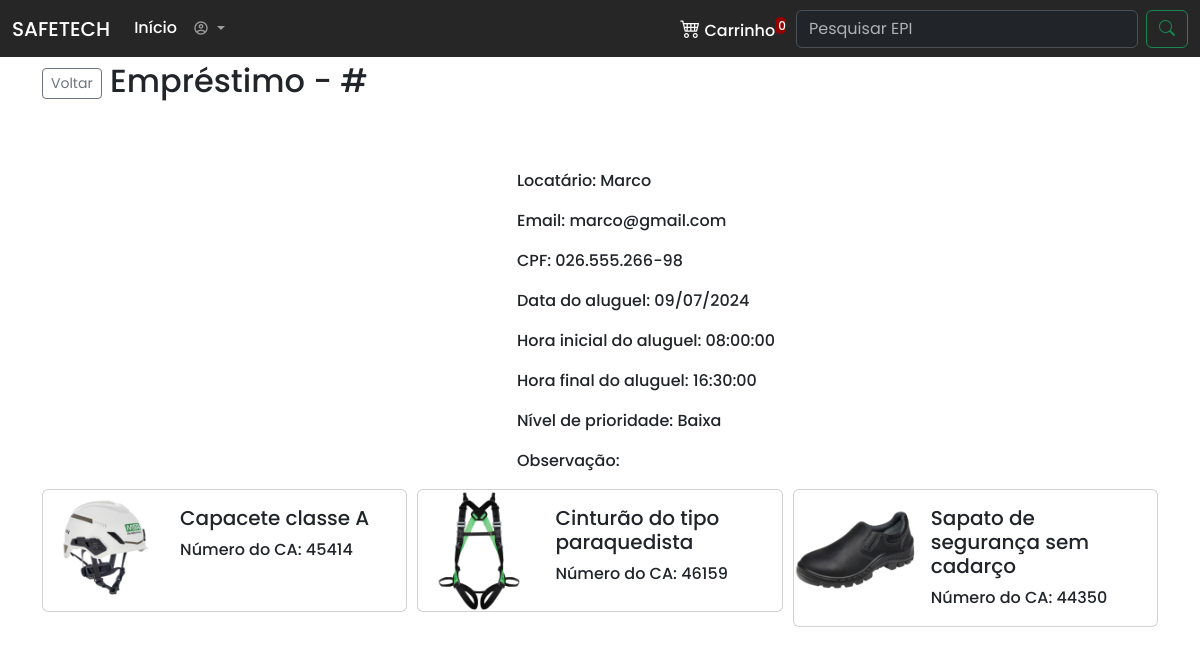
/visualizarAluguel.php (signed in), run on the app's committed database.
### tables this page shows
CREATE TABLE `usuario` (
  `idusuario` int(10) unsigned NOT NULL AUTO_INCREMENT,
  `nomeUsuario` varchar(75) DEFAULT NULL,
  `sobrenome` varchar(120) DEFAULT NULL,
  `cpf` varchar(15) DEFAULT NULL,
  `nascimento` date DEFAULT NULL,
  `matricula` varchar(30) DEFAULT NULL,
  `cargo` varchar(50) DEFAULT NULL,
  `email` varchar(140) DEFAULT NULL,
  `senha` varchar(245) DEFAULT NULL,
  `cadastro` datetime DEFAULT NULL,
  `alteracao` timestamp NOT NULL DEFAULT current_timestamp() ON UPDATE current_timestamp(),
  `ativo` char(1) DEFAULT 'A',
  PRIMARY KEY (`idusuario`),
  UNIQUE KEY `idusuario` (`idusuario`)
);

CREATE TABLE `aluguel` (
  `idaluguel` int(10) unsigned NOT NULL AUTO_INCREMENT,
  `idusuario` int(10) unsigned NOT NULL DEFAULT 0,
  `dataAluguel` date DEFAULT NULL,
  `horaInicial` time NOT NULL DEFAULT '00:00:00',
  `horaFim` time NOT NULL DEFAULT '00:00:00',
  `codigoAluguel` varchar(20) NOT NULL DEFAULT '',
  `devolvido` char(1) NOT NULL DEFAULT '',
  `prioridade` varchar(15) NOT NULL DEFAULT '',
  `observacao` varchar(400) DEFAULT NULL,
  `cadastro` datetime NOT NULL,
  `alteracao` timestamp NOT NULL DEFAULT current_timestamp() ON UPDATE current_timestamp(),
  `ativo` char(1) NOT NULL DEFAULT 'A',
  PRIMARY KEY (`idaluguel`,`idusuario`),
  UNIQUE KEY `idaluguel` (`idaluguel`),
  KEY `FK_aluguel_usuario` (`idusuario`),
  CONSTRAINT `FK_aluguel_usuario` FOREIGN KEY (`idusuario`) REFERENCES `usuario` (`idusuario`) ON DELETE CASCADE ON UPDATE CASCADE
);

CREATE TABLE `epi` (
  `idepi` int(10) unsigned NOT NULL AUTO_INCREMENT,
  `nomeEpi` varchar(120) DEFAULT NULL,
  `certificado` varchar(10) DEFAULT NULL,
  `foto` varchar(245) DEFAULT NULL,
  `cadastro` datetime DEFAULT NULL,
  `alteracao` timestamp NOT NULL DEFAULT current_timestamp() ON UPDATE current_timestamp(),
  `ativo` char(1) DEFAULT 'A',
  PRIMARY KEY (`idepi`),
  UNIQUE KEY `idepi` (`idepi`)
);

### func/funcoes.php (called while the page is built, shortened)
<?php
function executaQuery($query)
{
    $conn = conectar();
    try {
        $conn->beginTransaction();
        $sqlListaTabelas = $conn->prepare("$query");
        $sqlListaTabelas->execute();
        $conn->commit();
        if ($sqlListaTabelas->rowCount() > 0) {
            return $sqlListaTabelas->fetchAll(PDO::FETCH_OBJ);
        }
        return 'vazio';
    } catch (PDOException $e) {
        echo 'Exception -> ';
        return ($e->getMessage());
        $conn->rollback();
    }
}

### visualizarAluguel.php (the view, shortened to what this page needs)
<?php
include_once('./func/funcoes.php');
$codigoAluguel = filter_input(INPUT_POST, 'idCodAluguel', FILTER_SANITIZE_STRING);
?>
<!doctype html>
<html lang="pt-br">
<head>
    <link href="https://cdn.jsdelivr.net/npm/bootstrap@5.3.3/dist/css/bootstrap.min.css" rel="stylesheet"
>
    <link rel="stylesheet" type="text/css"
          href="https://cdnjs.cloudflare.com/ajax/libs/MaterialDesign-Webfont/7.0.96/css/materialdesignicons.min.css">
    <link rel="stylesheet" href="https://cdn.jsdelivr.net/npm/bootstrap-icons@1.11.3/font/bootstrap-icons.min.css">
    <link rel="stylesheet" type="text/css" href="https://cdn.jsdelivr.net/npm/toastify-js/src/toastify.min.css">
    <link rel="stylesheet" href="https://cdnjs.cloudflare.com/ajax/libs/OwlCarousel2/2.3.4/assets/owl.carousel.min.css">
    <link rel="stylesheet" href="https://cdnjs.cloudflare.com/ajax/libs/OwlCarousel2/2.3.4/assets/owl.theme.default.min.css">
    <link rel="stylesheet" href="./css/style.css">
</head>
<body>
<?php include_once('navbar.php') ?>
<div class="container">
    <div class="row">
        <div class="col-lg-12 fs-2">
            <a href="aluguel.php" class="btn btn-sm btn-outline-secondary">Voltar</a>
            Empréstimo - #<?php echo $codigoAluguel ?>
        </div>
    </div>
    <div class="row mt-5">
        <div class="col-lg-5 col-12 text-center">
        </div>
        <div class="col-lg-7 col-12">
            <?php
            $tabelaAluguel = executaQuery("SELECT * FROM aluguel a INNER JOIN usuario u ON a.idusuario = u.idusuario INNER JOIN produtoAluguel pa ON a.codigoAluguel = pa.codAluguel INNER JOIN epi e ON e.idepi = pa.idepi");
            if ($tabelaAluguel !== 'vazio') {
                foreach ($tabelaAluguel as $item) {
                    $locatario = $item->nomeUsuario;
                    $email = $item->email;
                    $cpf = $item->cpf;
                    $dataAluguel = $item->dataAluguel;
                    $horaInicial = $item->horaInicial;
                    $horaFinal = $item->horaFim;
                    $prioridade = $item->prioridade;
                    $observacao = $item->observacao;
                    $dataAluguel = implode("/", array_reverse(explode("-", $dataAluguel)));
                    if ($prioridade == 'ALTA') {
                        $prioridade = 'Alta';
                    } else if ($prioridade == 'MEDIA') {
                        $prioridade = 'Média';
                    } else {
                        $prioridade = 'Baixa';
                    }
                }
                ?>
                <p class="mt-3">Locatário: <?php echo $locatario ?></p>
                <p>Email: <?php echo $email ?></p>
                <p>CPF: <?php echo $cpf ?></p>
                <p>Data do aluguel: <?php echo $dataAluguel ?></p>
                <p>Hora inicial do aluguel: <?php echo $horaInicial ?></p>
                <p>Hora final do aluguel: <?php echo $horaFinal ?></p>
                <p>Nível de prioridade: <?php echo $prioridade ?></p>
                <p>Observação: <?php echo $observacao ?></p>
                <?php
            } else {
                ?>
                <div class="text-center">
                    <h1>Nenhum EPI encontrado!</h1>
                </div>
                <?php
            }
            ?>
        </div>
    </div>
    <div class="row">
        <div class="col-lg-12 col-12">
            <div class="owl-carousel owl-theme">
                <?php
                if ($tabelaAluguel !== 'Vazio') {
                    foreach ($tabelaAluguel as $item) {
                        $nomeEpi = $item->nomeEpi;
                        $codEpi = $item->certificado;
                        $foto = $item->foto;
                        ?>
                        <div class="item d-flex justify-content-center align-items-center">
                            <div class="card mb-3 item cardCarrosselVisualizarAluguel">
                                <div class="row g-0">
                                    <div class="col-lg-4">
                                        <img src="./img/produtos/<?php echo $foto ?>" class="img-fluid rounded-start"
                                             alt="foto do epi: <?php echo $nomeEpi ?>">
                                    </div>
                                    <div class="col-lg-8">
                                        <div class="card-body">
                                            <h5 class="card-title"><?php echo $nomeEpi ?></h5>
                                            <p class="card-text">Número do CA: <?php echo $codEpi ?></p>
                                        </div>
                                    </div>
                                </div>
                            </div>
                        </div>
                        <?php
                    }
                }
                ?>
            </div>
        </div>
    </div>
</div>
</body>
</html>

### css/style.css (style rules this page uses)
body { margin: 0; padding: 0; font-family: "Poppins", sans-serif; font-weight: 500; font-style: normal; }
.cardCarrosselVisualizarAluguel { width: 400px !important; }

### data on the page
usuario: nomeUsuario "Marco", email "marco@gmail.com", cpf "026.555.266-98"
aluguel: dataAluguel "09/07/2024", horaInicial "08:00:00", horaFim "16:30:00", prioridade "Baixa", epi.foto (picture), epi.nomeEpi "Capacete classe A", epi.certificado "45414", epi.nomeEpi "Cinturão do tipo paraquedista", epi.certificado "46159", epi.nomeEpi "Sapato de segurança sem cadarço", epi.certificado "44350"

### other printed values
$cont "0"
